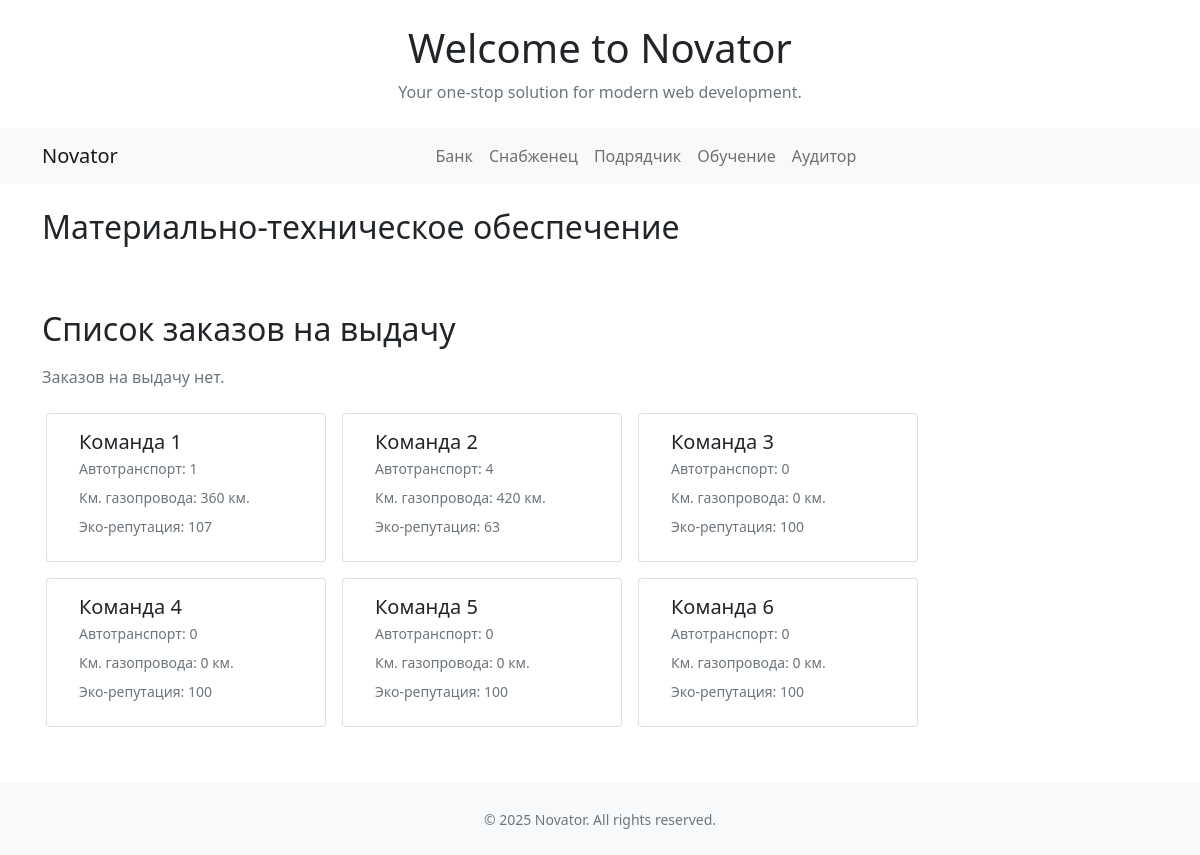
The page /mtr/ (signed in) on the database its author committed.
### main/models.py (models this page shows, shortened)
class Team(models.Model):
    name = models.CharField(max_length=100, verbose_name='Имя команды')
    slug = models.SlugField(max_length=100)
    status = models.BooleanField(default=False, verbose_name='Активно')
    learn_les = models.BooleanField(default=False, verbose_name='Мастер ЛЭС')
    learn_grs = models.BooleanField(default=False, verbose_name='Оператор ГРС')
    learn_ks = models.BooleanField(default=False, verbose_name='Инженер ГKС')
    auto = models.IntegerField(default=0, verbose_name='Автотранспорт')

class EcoScore(models.Model):
    team = models.OneToOneField(Team, on_delete=models.CASCADE, related_name='eco_scores')
    score = models.FloatField(max_length=10, verbose_name='Всего баллов')

### mtr/views.py (the view)
# urls.py: path('', views.index, name='index'),
@login_required
def index(request):
    zakazy = Zakaz.objects.filter(status__pk=2,payment=True,issued=False,category__slug__in=['trubi', 'ks', 'grs'], team__name__in=request.user.userprofile.teams.values_list('name', flat=True))
    zakazy_items = ZakazItem.objects.filter(zakaz__in=zakazy)
    sklad = Sklad.objects.filter(is_active=True, name = request.user.userprofile.sklad)
    stock = Stock.objects.filter(warehouse__in=sklad, material__category__slug__in=['trubi', 'ks', 'grs'])
    teams = Team.objects.filter(status=True, name__in=request.user.userprofile.teams.values_list('name', flat=True))
    teams_items = []
    teams_auto = []
    for team in teams:
        team_sklads = Sklad.objects.filter(team=team, is_active=True)
        items_auto = ZakazItem.objects.filter(zakaz__team=team, material__category__slug__in=['auto']).aggregate(total=Sum('quantity'))['total'] or 0
        teams_auto.append({'team': team, 'auto_count': items_auto})
        total = Stock.objects.filter(warehouse__in=team_sklads, material__category__slug__in=['trubi']).aggregate(total=Sum('quantity'))['total'] or 0
        teams_items.append({'team': team, 'items_count': total * 20})
    materials = []
    for items in sklad:
        materials.extend(Stock.objects.filter(warehouse=items))
    context = {
        'zakazy': zakazy,
        'zakazy_items': zakazy_items,
        'sklad': stock,
        'teams': teams,
        'materials': materials,
        'teams_items': teams_items,
        'teams_auto': teams_auto,
    }
    return render(request, 'mtr/index.html', context)

### templates/mtr/index.html (shortened to what this page needs)
{% extends 'base.html' %}
{% load static %}
{% block content %}
<div class="container my-4">
  <h2 class="mb-4">Материально-техническое обеспечение</h2>
    <div class="d-flex flex-row mb-3 gap-3 overflow-auto py-2 px-1">
    </div>
</div>
<div class="container my-4">
  <div class="d-flex justify-content-between align-items-center mb-3">
    <h2 class="m-0">Список заказов на выдачу</h2>
  </div>
    {% if not zakazy %}
    <p class="text-muted">Заказов на выдачу нет.</p>
  {% endif %}
   {% if teams %}
    <div class="team-row d-flex flex-row flex-wrap gap-3 overflow-auto py-2 px-1" style="scroll-behavior:smooth;">
      {% for team in teams %}
        <a href="{% url 'mtr:sklad_team_detail' team.pk %}" style="display: block; text-decoration: none; color: inherit;"><div class="card" style="min-width:280px; max-width:320px;">
          <div class="card-body d-flex align-items-start">
            <div class="flex-grow-1">
              <h5 class="card-title mb-1">{{ team.name }}</h5>
              <div class="d-flex justify-content-between align-items-center">
                <div class="small text-muted">
                {% for item in teams_auto %}
                   {% if item.team.pk == team.pk %}
                   <p class="card-text mb-2">
                  Автотранспорт: {{ item.auto_count|floatformat:0 }} </p>{% endif %}
                {% endfor %}
                {% for item in teams_items %}
                  {% if item.team.pk == team.pk %}
                  <p class="card-text mb-2">
                  Км. газопровода: {{ item.items_count|floatformat:0 }} км.</p>{% endif %}
                  {% endfor %}
                  <p class="card-text mb-2">
                   Эко-репутация: {{ team.eco_scores.score| floatformat:0 }}</p>
                </div>
              </div>
            </div>
          </div>
        </div></a>
      {% endfor %}
    </div>
  {% else %}
    <p class="text-muted">No teams found.</p>
  {% endif %}
{% endblock %}

### rows shown on the page
Team: name "Команда 1", auto_count "1", items_count "360", eco_scores.score "107"
Team: name "Команда 2", auto_count "4", items_count "420", eco_scores.score "63"
Team: name "Команда 3", auto_count "0", items_count "0", eco_scores.score "100"
Team: name "Команда 4", auto_count "0", items_count "0", eco_scores.score "100"
Team: name "Команда 5", auto_count "0", items_count "0", eco_scores.score "100"
Team: name "Команда 6", auto_count "0", items_count "0", eco_scores.score "100"

### other values the page prints
{{ year|default:2025 }} "2025"
